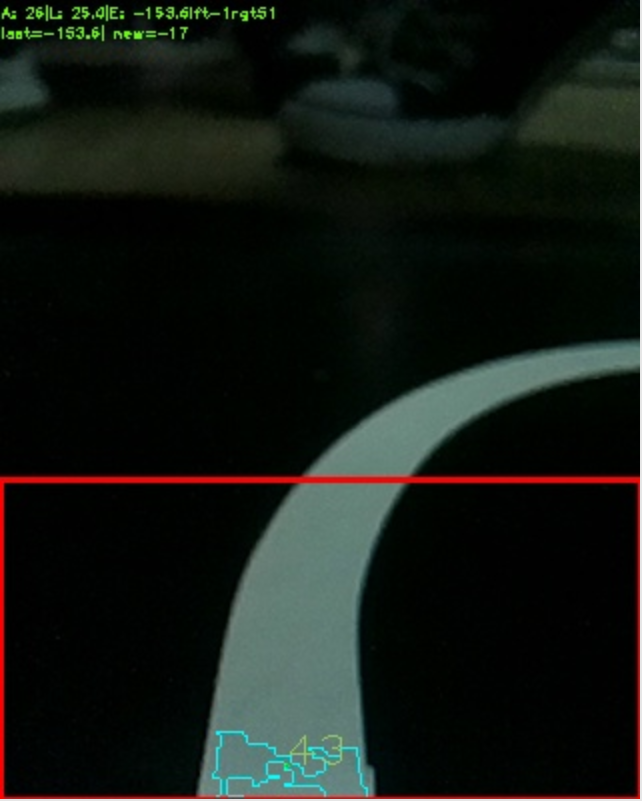
#> input picture tests/perspective.png, 642 x 801 px
$ python perspective.py
#> lines starting #> are read from the running program, lines starting #| are printed output that depends on the picture
import cv2 as cv
import numpy as np

image = cv.imread("./perspective.png")
#> image is the input picture: shape (801, 642, 3); mean B, G, R 20.2, 25.3, 20.3

height, width, _ = image.shape
#> height = 801; width = 642


points = [(3 * width // 8, (height // 2) + 30), (5 * width // 8, (height // 2) + 30), (1 * width // 8, height - 5), (7 * width // 8, height - 5)]
original_perspective = np.float32(points)
new = np.float32([(0, 0), (width, 0), (0, height), (width, height)])
#> new = [[0, 0], [642, 0], [0, 801], [642, 801]]
matrix = cv.getPerspectiveTransform(original_perspective, new)

perspective = cv.warpPerspective(image, matrix, dsize=(width, height))
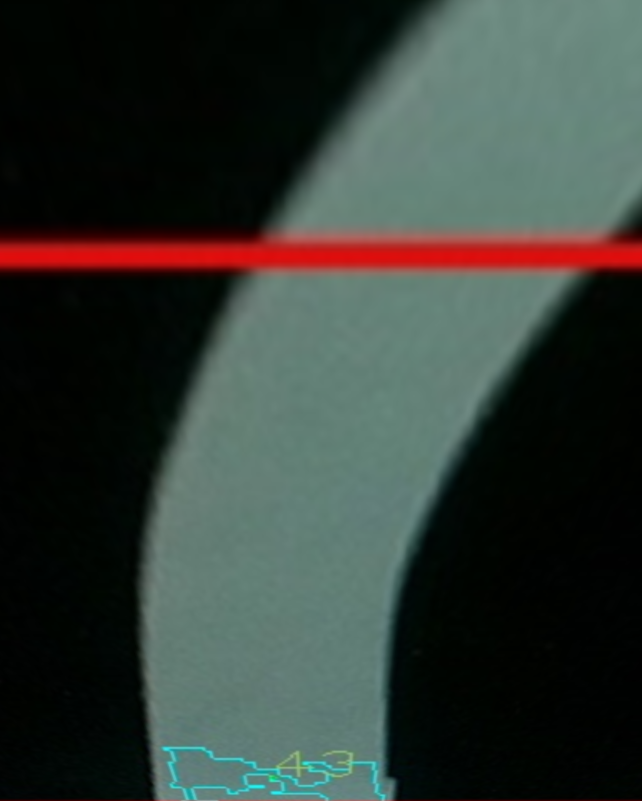
#> perspective: shape (801, 642, 3); mean B, G, R 52.6, 58.1, 50.6


plot = image
for point in points:
    #print(point)
    plot = cv.circle(plot, point, 3, (255, 155, 155), cv.FILLED)
#> plot: shape (801, 642, 3); mean B, G, R 20.3, 25.3, 20.3

matrix = cv.getPerspectiveTransform(original_perspective, new)


cv.imshow("BRUH1", image)
cv.imshow("BRUH2", perspective)
cv.waitKey(0)
